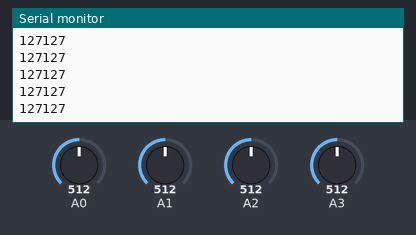
A sketch run on a simulated Arduino Uno, built with avr-gcc and run on an emulated ATmega328P. Shown: the last lines printed to the serial monitor. The test bench sets the inputs (shaded band); at power-on: A2 = 512, A3 = 512, A0 = 512, A1 = 512. No radio packets arrive unless stated.

Above: at 1.2 s.
1.3 s: A2 set to 490
At 1.8 s:
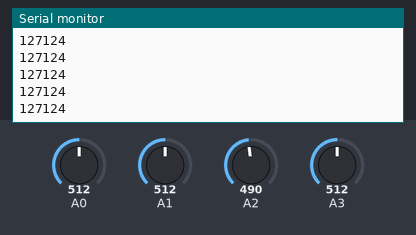
2.8 s: A3 set to 490
At 3.6 s:
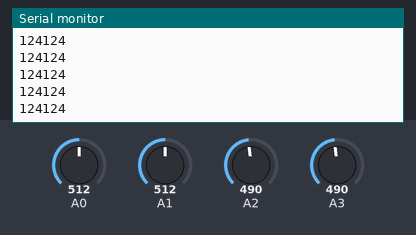
4.3 s: A2 set to 510
At 4.8 s:
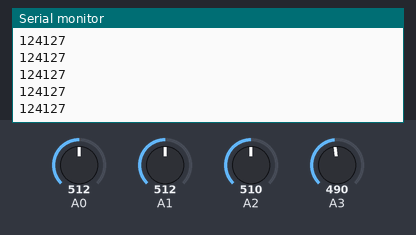
5.8 s: A3 set to 540
At 6.3 s:
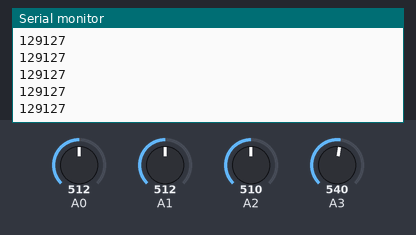
Timing chart, 0 to 8.3 s (numbered marks = the images above; inputs shaded):
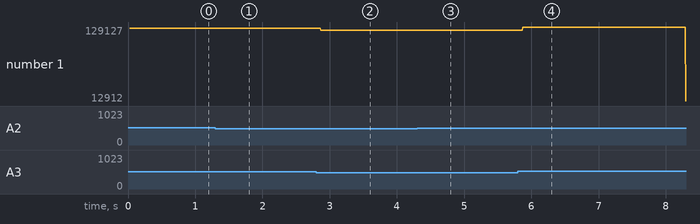

The sketch:

Transmitter.ino
```cpp
/*
VCC - 3,3V
GND
CSN 9
CE 8
SCK 13
MOSI 11
MISO 12
*/
#include <RF24.h>
#include <SPI.h>
#include <nRF24L01.h>

RF24  radio(8,9) ; //CE,CSN
const uint64_t diachi = 0xF9E8F0F0E1LL;
struct data_sent
{
  byte ch1 ; //
  byte ch2 ; //phải Y
  byte ch3 ; //trái Y
  byte ch4 ; //trái X
} ;

data_sent data ;

/*
tại sao cần ajust joystick? vì khoảng cách từ 500-530 rất nhiễu nên cần deadband
*/
int ajust_joy(int value)
{
  if (value >= 530)   //deadband
    value = map (value , 530 , 1023 , 127 , 255 ) ; //map giá trị thành 1 byte

  else if (value <= 500) //deadband
    value = map (value , 0 , 500 , 0 , 127) ;

  else
    value = 127 ;

  return value ;
}

void setup() {
  // put your setup code here, to run once:
  Serial.begin(9600) ;
  radio.begin();
  radio.openWritingPipe(diachi);  //ghi dữ liệu lên địa chỉ qua kênh 0
  radio.setPALevel(RF24_PA_MIN); //khuếch đại công suất => cần nguồn 3.3V ổn định mới để mức cao
  radio.setDataRate(RF24_250KBPS); //Tốc độ truyền dữ liệu trong không khí
  radio.setChannel(80); //set kênh nếu có trùng người sử dụng
  radio.stopListening() ; //cài đặt module này là TX
  if (!radio.available())
    Serial.println("chờ kết nối") ;

}

void loop() {
  // put your main code here, to run repeatedly:
  data.ch1 = ajust_joy(analogRead(A0)) ; //right Y
  data.ch2 = ajust_joy(analogRead(A1)) ; //right X
  data.ch3 = ajust_joy(analogRead(A3)) ; //left Y
  data.ch4 = ajust_joy(analogRead(A2)) ; //left X
  radio.write(&data , sizeof(data_sent)) ; //viết vào bộ nhớ đệm của module
  Serial.print(data.ch3) ;
  Serial.println(data.ch4);
}
```

Measured:
- after the input at 1.3 s, the serial monitor: prints a new line after 0.07 s (image 1)
- after the input at 2.8 s, the serial monitor: prints a new line after 0.07 s (image 2)
- after the input at 4.3 s, the serial monitor: prints a new line after 0.07 s (image 3)
- after the input at 5.8 s, the serial monitor: prints a new line after 0.07 s (image 4)
- plotted number 1: 127127 → 127124 after the input at 1.3 s, 127124 → 124124 after the input at 2.8 s, 124124 → 124127 after the input at 4.3 s, 124127 → 12912 after the input at 5.8 s
